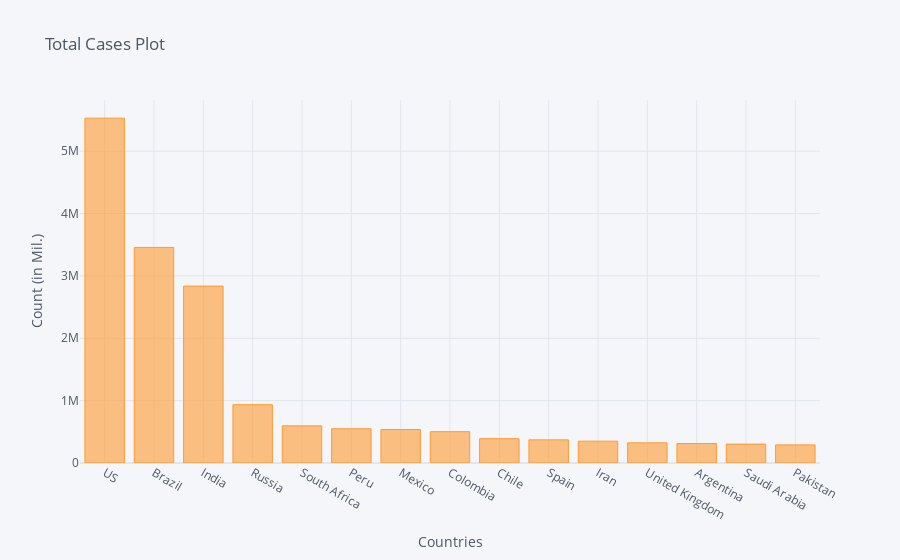

Notebook code for this chart:
### Code cell
corona_dframe_agg_plot.iplot(kind='bar', x='Country/Region', y='8/19/20',
                             title='Total Cases Plot',xTitle='Countries',yTitle='Count (in Mil.)')

### Figure 1 — Plotly figure (JSON) as saved in the notebook; plotly's stock layout.template omitted (floating-point values rounded to 4 significant figures)
{"data": [{"marker": {"color": "rgba(255, 153, 51, 0.6)", "line": {"color": "rgba(255, 153, 51, 1.0)", "width": 1}}, "name": "8/19/20", "orientation": "v", "text": "", "type": "bar", "x": ["US", "Brazil", "India", "Russia", "South Africa", "Peru", "Mexico", "Colombia", "Chile", "Spain", "Iran", "United Kingdom", "Argentina", "Saudi Arabia", "Pakistan"], "y": [5529824, 3456652, 2836925, 935066, 596060, 549321, 537031, 502178, 390037, 370867, 350279, 323008, 312659, 302686, 290445]}], "layout": {"legend": {"bgcolor": "#F5F6F9", "font": {"color": "#4D5663"}}, "paper_bgcolor": "#F5F6F9", "plot_bgcolor": "#F5F6F9", "title": {"font": {"color": "#4D5663"}, "text": "Total Cases Plot"}, "xaxis": {"gridcolor": "#E1E5ED", "showgrid": true, "tickfont": {"color": "#4D5663"}, "title": {"font": {"color": "#4D5663"}, "text": "Countries"}, "zerolinecolor": "#E1E5ED"}, "yaxis": {"gridcolor": "#E1E5ED", "showgrid": true, "tickfont": {"color": "#4D5663"}, "title": {"font": {"color": "#4D5663"}, "text": "Count (in Mil.)"}, "zerolinecolor": "#E1E5ED"}}}
